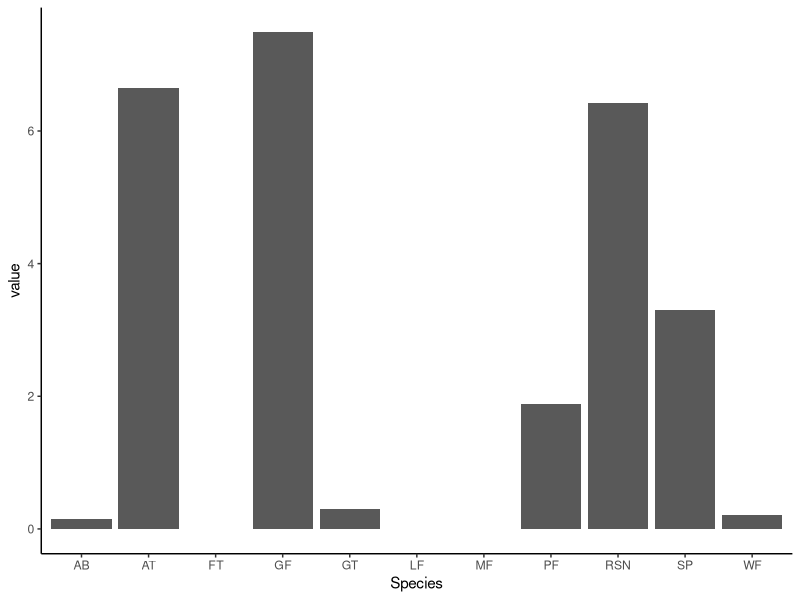

Write R code to recreate this figure. (Note: this script raises an error after producing the figure.)
#Description-----------------------------------------
#Data cleaning and set up for biodiversity data
#  18 Apr 2025
#RCS

#Initialize -----------------------------------------
library(dplyr)
library(tidyr)
library(ggplot2)
library(stringr)
library(lubridate)
# Load functions--------------------------------------


# Global Variables-------------------------------------
VES <- read.csv("vesDataMaster.csv")
dipnet <- read.csv("DipnetDataMaster.csv")

# Program Body------------------------------------------

### Dipnet Data ####
# lets start by checking to make sure every input for eacch variable makes sense
unique(dipnet$ComplexID) # looks good
unique(dipnet$PondID) # looks good
unique(dipnet$SiteID) # looks good
unique(dipnet$SiteName) # This... may need to be cleaned up
unique(dipnet$Date) #looks good

# Okay so the goal is to summarize which species were detected across all three surveys at each pond
#lets start by limiting to only the variables we care about
dipnet$Sweep <- as.numeric(dipnet$Sweep)
dipnet2 <- dipnet %>% select(c(ComplexID:SiteID,Date,Sweep,AB:RSN))
dipnet2 <- dipnet2 %>% filter(Sweep < 19) #taking only first 18 sweep to keep sites equal

#Since I am running single season mult scale occ mods I'll need to seperate the years
dipnet2$Date <- mdy(dipnet2$Date)
unique(dipnet2$Date)
dipnet2$Year <- year(dipnet2$Date)
dipnet_2022 <- filter(dipnet2, Year == "2022")
dipnet_2024 <- filter(dipnet2, Year == "2024")

# Let's clean 2022 dipnet data first
dipnet_2022_sum <- dipnet_2022 %>% group_by(ComplexID, PondID, SiteID, Date) %>% dplyr::summarize(AB = sum(AB),
                                                                      AT = sum(AT),
                                                                      FT = sum(FT),
                                                                      GT = sum(GT),
                                                                      GF = sum(GF),
                                                                      MF = sum(MF),
                                                                      LF = sum(LF),
                                                                      PF = sum(PF),
                                                                      SP = sum(SP),
                                                                      WF = sum(WF),
                                                                      RSN = sum(RSN))
# Need to add visit info
dipnet_2022_sum <- arrange(dipnet_2022_sum, SiteID, Date)
dipnet_2022_sum$Visit <- rep(1:3,times = length(unique(dipnet_2022_sum$SiteID)))
dipnet_2022_sum <- dipnet_2022_sum %>% relocate(Visit, .after = Date)

# this is just to help visualize the dipnet data
dipnet_longer <- dipnet_2022_sum %>% pivot_longer(cols = AB:RSN, names_to = "Species")                                                                
ggplot(dipnet_longer, mapping = aes(x = Species, y = value))+
  geom_bar(stat = "summary")+
  theme_classic()

# Convert sum to P/A
dipnet_2022_PA <- dipnet_2022_sum
dipnet_2022_PA[,-c(1:5)] <- (dipnet_2022_PA[,-c(1:5)] != 0)*1

#Make all NAs 0
dipnet_2022_PA[is.na(dipnet_2022_PA)] <- 0


# Let's clean 2024 dipnet data next
dipnet_2024_sum <- dipnet_2024 %>% group_by(ComplexID, PondID, SiteID, Date) %>% dplyr::summarize(AB = sum(AB),
                                                                                                  AT = sum(AT),
                                                                                                  FT = sum(FT),
                                                                                                  GT = sum(GT),
                                                                                                  GF = sum(GF),
                                                                                                  MF = sum(MF),
                                                                                                  LF = sum(LF),
                                                                                                  PF = sum(PF),
                                                                                                  SP = sum(SP),
                                                                                                  WF = sum(WF),
                                                                                                  RSN = sum(RSN))
# Need to add visit info
dipnet_2024_sum <- arrange(dipnet_2024_sum, SiteID, Date)
dipnet_2024_sum$Visit <- rep(1:3,times = length(unique(dipnet_2024_sum$SiteID)))
dipnet_2024_sum <- dipnet_2024_sum %>% relocate(Visit, .after = Date)

# this is just to help visualize the dipnet data
dipnet_longer <- dipnet_2024_sum %>% pivot_longer(cols = AB:RSN, names_to = "Species")                                                                
ggplot(dipnet_longer, mapping = aes(x = Species, y = value))+
  geom_bar(stat = "summary")+
  theme_classic()

# Convert sum to P/A
dipnet_2024_PA <- dipnet_2024_sum
dipnet_2024_PA[,-c(1:5)] <- (dipnet_2024_PA[,-c(1:5)] != 0)*1

#Make all NAs 0
dipnet_2024_PA[is.na(dipnet_2024_PA)] <- 0

#okay dipnet data is workable, let's look at VES data

#VES
VES <- VES %>% select(c(ComplexID:SiteID, Date, SpeciesID, Count))
unique(VES$SpeciesID)


VES_clean <- VES %>% filter(SpeciesID != "" &
                              SpeciesID != "Tadpole" &
                              SpeciesID != "TADS" &
                              SpeciesID != "TAD(GF)" &
                              SpeciesID != "TAD" &
                              SpeciesID != "Tads" &
                              SpeciesID != "GF TAD" &
                              SpeciesID != "TADPOLE" &
                              SpeciesID != "Tadpoles" &
                              SpeciesID != "Painted Turtle" &
                              SpeciesID != "PAINTEDTURTLE" &
                              SpeciesID != "PAINTED TURTLE" &
                              SpeciesID != "PAINTED T" &
                              SpeciesID != "GARTER SNAKE" &
                              SpeciesID != "UNKNOWN" &
                              SpeciesID != "GF/AB")

VES_clean$SpeciesID <- str_trim(VES_clean$SpeciesID)
VES_clean$SpeciesID <- as.factor(VES_clean$SpeciesID)
VES_clean$SpeciesID <- droplevels(VES_clean$SpeciesID)
levels(VES_clean$SpeciesID)

# Remove NA for SiteID
VES_clean$SiteID <- as.factor(VES_clean$SiteID)
VES_clean$SiteID <- droplevels(VES_clean$SiteID)
levels(VES_clean$SiteID)

VES_clean$Count <- str_remove_all(VES_clean$Count, "[+~]")
unique(VES_clean$Count)
VES_clean$Count <- as.numeric(VES_clean$Count)

#Again need to separate in to 2022 and 2024
VES_clean$Date <- mdy(VES_clean$Date)
VES_clean$Year <- year(VES_clean$Date)

VES_2022 <- filter(VES_clean, Year == "2022")
VES_2024 <- filter(VES_clean, Year == "2024")

# VES 2022
# lets summarize
VES_2022_sum <- VES_2022 %>% group_by(ComplexID, PondID, SiteID, SpeciesID, Date) %>% summarize(count = sum(Count))

# lets plot it just to see how it looks
ggplot(data = VES_2022_sum, mapping = aes(x = SpeciesID, y = count))+
  geom_bar(stat = "summary")+
  theme_classic()
#pivot_wider
VES_2022_wider <- VES_2022_sum %>% pivot_wider(names_from = SpeciesID, values_from = count)

#Need to add in Visit number
StAlbansMissing <- data.frame(ComplexID = 5, 
                               PondID = 1, 
                               SiteID = "05-01",
                               Date = mdy("08/05/2022"), 
                               AB = NA, 
                               GF = NA, 
                               PF = NA, 
                               RSN = NA, 
                               AT = NA, 
                               WF = NA, 
                               SP = NA)

VES_2022_wider <- rbind(VES_2022_wider, StAlbansMissing)


VES_2022_wider <- arrange(VES_2022_wider, SiteID, Date)
VES_2022_wider$Visit <- rep(1:3,times = length(unique(VES_2022_wider$SiteID)))
VES_2022_wider <- VES_2022_wider %>% relocate(Visit, .after = Date)

#convert to P/A
VES_2022_PA <- VES_2022_wider
VES_2022_PA[,-c(1:5)] <- (VES_2022_PA[,-c(1:5)] != 0)*1

# compare VES and dipnet. What spp are surveyed in dipnet but not VES
dipnet_2022_spp <- names(dipnet_2022_PA)[6:length(names(dipnet_2022_PA))]
VES_2022_spp <- names(VES_2022_PA)[6:length(names(VES_2022_PA))]
dipnet_2022_spp[which(!(dipnet_2022_spp %in% VES_2022_spp))] # FT, GT, MF, and LF are not in VES data, which checks out

#Need to add in FT, MF, and LF to VES
VES_2022_PA$FT <- 0
VES_2022_PA$MF <- 0
VES_2022_PA$LF <- 0
VES_2022_PA$GT <- 0

# Need to change all NAs in VES_PA to 0
VES_2022_PA[is.na(VES_2022_PA)] <- 0

# VES 2024
# lets summarize
VES_2024_sum <- VES_2024 %>% group_by(ComplexID, PondID, SiteID, SpeciesID, Date) %>% summarize(count = sum(Count))

# lets plot it just to see how it looks
ggplot(data = VES_2024_sum, mapping = aes(x = SpeciesID, y = count))+
  geom_bar(stat = "summary")+
  theme_classic()
#pivot_wider
VES_2024_wider <- VES_2024_sum %>% pivot_wider(names_from = SpeciesID, values_from = count)
View(arrange(VES_2024_wider, SiteID, Date))
#Need to add 1st visit for 05-01
StAlbansMissing <- data.frame(ComplexID = 5, 
                               PondID = 1, 
                               SiteID = "05-01",
                               Date = mdy("06/06/2024"), 
                               AB = NA, 
                               GF = NA, 
                               PF = NA, 
                               RSN = NA, 
                               AT = NA, 
                               WF = NA, 
                               SP = NA)
#Need to add 2nd or 3rd visit for 09-01
GilbrookMissing <- data.frame(ComplexID = 9, 
                              PondID = 1, 
                              SiteID = "09-01",
                              Date = mdy("07/01/2024"), 
                              AB = NA, 
                              GF = NA, 
                              PF = NA, 
                              RSN = NA, 
                              AT = NA, 
                              WF = NA, 
                              SP = NA)
#Need to add 3rd visit for 11-01
StMikesMissing <- data.frame(ComplexID = 11, 
                              PondID = 1, 
                              SiteID = "11-01",
                              Date = mdy("07/19/2024"), 
                              AB = NA, 
                              GF = NA, 
                              PF = NA, 
                              RSN = NA, 
                              AT = NA, 
                              WF = NA, 
                              SP = NA)

#Need to add in Visit number

VES_2024_wider <- rbind(VES_2024_wider, StAlbansMissing)
VES_2024_wider <- rbind(VES_2024_wider, GilbrookMissing)
VES_2024_wider <- rbind(VES_2024_wider, StMikesMissing)





VES_2024_wider <- arrange(VES_2024_wider, SiteID, Date)
VES_2024_wider$Visit <- rep(1:3,times = length(unique(VES_2024_wider$SiteID)))
VES_2024_wider <- VES_2024_wider %>% relocate(Visit, .after = Date)

#convert to P/A
VES_2024_PA <- VES_2024_wider
VES_2024_PA[,-c(1:5)] <- (VES_2024_PA[,-c(1:5)] != 0)*1

# compare VES and dipnet. What spp are surveyed in dipnet but not VES
dipnet_2024_spp <- names(dipnet_2024_PA)[6:length(names(dipnet_2024_PA))]
VES_2024_spp <- names(VES_2024_PA)[6:length(names(VES_2024_PA))]
dipnet_2024_spp[which(!(dipnet_2024_spp %in% VES_2024_spp))] # FT, GT, MF, and LF are not in VES data, which checks out

#Need to add in FT, MF, and LF to VES
VES_2024_PA$FT <- 0
VES_2024_PA$MF <- 0
VES_2024_PA$LF <- 0

# Need to change all NAs in VES_PA to 0
VES_2024_PA[is.na(VES_2024_PA)] <- 0



# OKAY. We now have both VES and dipnet data in the same format
dim(dipnet_2022_PA)
dim(VES_2022_PA)

dim(dipnet_2024_PA)
dim(VES_2024_PA)
# All are 72*16, which is good!


#lets check the names though
names(dipnet_2022_PA)
names(VES_2022_PA)
names(dipnet_2024_PA)
names(VES_2024_PA)
# The first 5 columns are fine but the SPP columns are out of order. We need them to be in the same order so we can combine them.
# so let's put them alphabetically
dipnet_2022_PAONLY <- dipnet_2022_PA[,-(1:5)]
dipnet_2022_SITEINFO <- dipnet_2022_PA[, 1:5]
dipnet_2022_PAONLY
dipnet_2022_PAONLY <- dipnet_2022_PAONLY[,order(colnames(dipnet_2022_PAONLY))]
dipnet_2022_PA <- cbind(dipnet_2022_SITEINFO, dipnet_2022_PAONLY)


# Repeat for 2024
dipnet_2024_PAONLY <- dipnet_2024_PA[,-(1:5)]
dipnet_2024_SITEINFO <- dipnet_2024_PA[, 1:5]
dipnet_2024_PAONLY
dipnet_2024_PAONLY <- dipnet_2024_PAONLY[,order(colnames(dipnet_2024_PAONLY))]
dipnet_2024_PA <- cbind(dipnet_2024_SITEINFO, dipnet_2024_PAONLY)


# VES
#2022
VES_2022_PAONLY <- VES_2022_PA[,-(1:5)]
VES_2022_SITEINFO <- VES_2022_PA[, 1:5]
VES_2022_PAONLY
VES_2022_PAONLY <- VES_2022_PAONLY[,order(colnames(VES_2022_PAONLY))]
VES_2022_PA <- cbind(VES_2022_SITEINFO, VES_2022_PAONLY)

# 2024
VES_2024_PAONLY <- VES_2024_PA[,-(1:5)]
VES_2024_SITEINFO <- VES_2024_PA[, 1:5]
VES_2024_PAONLY
VES_2024_PAONLY <- VES_2024_PAONLY[,order(colnames(VES_2024_PAONLY))]
VES_2024_PA <- cbind(VES_2024_SITEINFO, VES_2024_PAONLY)

# lets check the names again
names(dipnet_2022_PA)
names(VES_2022_PA)
names(dipnet_2024_PA)
names(VES_2024_PA)

# they're in the column order. Next need to make sure rows match. For this it might make the most sense to use arrange
dipnet_2022_PA <- dipnet_2022_PA %>% arrange(ComplexID, PondID, Visit)
VES_2022_PA <- VES_2022_PA %>% arrange(ComplexID, PondID, Visit)

dipnet_2024_PA <- dipnet_2024_PA %>% arrange(ComplexID, PondID, Visit)
VES_2024_PA <- VES_2024_PA %>% arrange(ComplexID, PondID, Visit)

  
PA_2022 <- bind_rows(dipnet_2022_PA,VES_2022_PA) %>%
  select(!(Date)) %>%
  group_by(ComplexID, PondID, SiteID, Visit) %>%
  summarize(across(everything(), sum))

PA_2022[,-c(1:4)] <- (PA_2022[,-c(1:4)] != 0)*1

PA_2024 <- bind_rows(dipnet_2024_PA,VES_2024_PA) %>%
  select(!(Date)) %>%
  group_by(ComplexID, PondID, SiteID, Visit) %>%
  summarize(across(everything(), sum))

PA_2024[,-c(1:4)] <- (PA_2024[,-c(1:4)] != 0)*1


# Yay now I have 6 DF's that can be used to assess biodiversity
dipnet_2022_PA #Dipnet data for 2022
dipnet_2024_PA #dipnet data for 2024
VES_2022_PA # VES data for 2022
VES_2024_PA # VES data for 2024
PA_2022 # Overall data for 2022
PA_2024 # Overall data for 2024

save(dipnet_2022_PA, #Dipnet data for 2022
     dipnet_2024_PA, #dipnet data for 2024
     VES_2022_PA, # VES data for 2022
     VES_2024_PA, # VES data for 2024
     PA_2022, # Overall data for 2022
     PA_2024, # Overall data for 2024
     file = "PresenceAbsenceData.RData")

# End script     